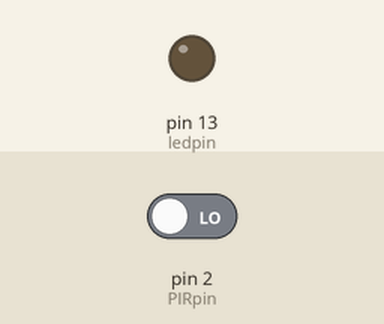
Recording of a sketch running on a simulated Arduino Uno, built with avr-gcc and run on an emulated ATmega328P. Shown: output pins drawn as LEDs (lit = HIGH). The inputs (shaded band) are chosen by the test bench; at power-on: pin 2 (PIRpin) LOW.

Above: at 1.2 s.
1.3 s: pin 2 (PIRpin) driven HIGH
At 2.0 s:
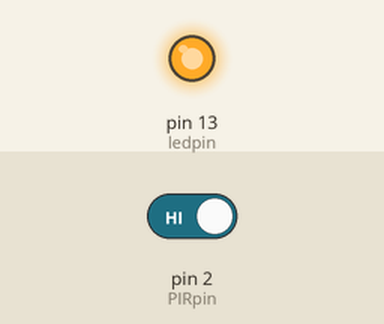
2.8 s: pin 2 (PIRpin) driven LOW
At 3.2 s:
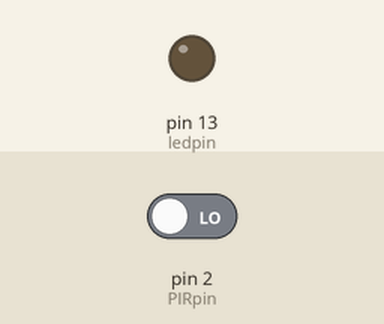
Timing chart, 0 to 5.8 s (numbered marks = the images above; inputs shaded):
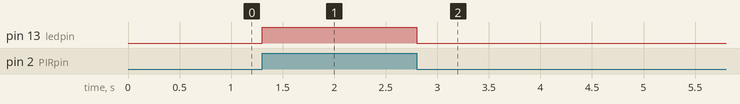

The sketch:

PIRtoLED100msec.ino
```cpp
// This sketch can be used establish the degree of movement required to activate the PIR sensor
// and would also be useful in checking that no cross-talk exists between cages.

// The first section is for commands that are provided once at the point where the board is turned on, or reset.
const int ledpin = 13;  // change if connecting LED to a
const int PIRpin = 2;
int PIRstate = 0;

void setup() {
  pinMode(PIRpin, INPUT);     //  define PIR as input
  pinMode(ledpin, OUTPUT);    //  and LED as an  output
}

// This next section is the one that runs in a loop constantly,taking a reading every 100 milliseconds and acting on it

void loop(){

 PIRstate = digitalRead(PIRpin);
 if (PIRstate == HIGH) {

    digitalWrite(ledpin, HIGH);  // if PIR is active, turn LED on:
  }
  else {
    digitalWrite(ledpin, LOW); // otherwise turn LED off:
  }
  delay(100);  // delay for 100msec
}
```

Measured:
- after the input at 1.3 s, pin 13 (ledpin): LOW → HIGH at once
- after the input at 2.8 s, pin 13 (ledpin): HIGH → LOW at once
